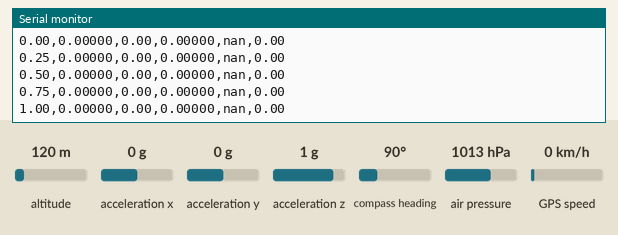
Recording of a sketch running on a simulated Arduino Uno, built with avr-gcc and run on an emulated ATmega328P. Shown: the last lines printed to the serial monitor. Wiring (inferred from the names in the program): MPU-6050 motion sensor at I2C address 0x68. The inputs (shaded band) are chosen by the test bench; at power-on: acceleration z 1 g, altitude 120 m, air pressure 1013 hPa, acceleration x 0 g, acceleration y 0 g, compass heading 90°, GPS speed 0 km/h. The GPS gets a fix after 3 s at 37.7749, -122.4194 with 8 satellites.

Above: at 1.7 s.
1.8 s: acceleration z set to -1.4 g
At 3.73 s:
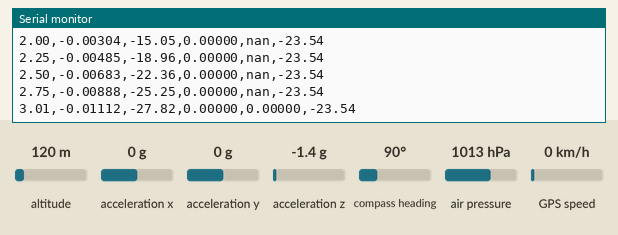
5.3 s: altitude set to 20 m
At 5.48 s:
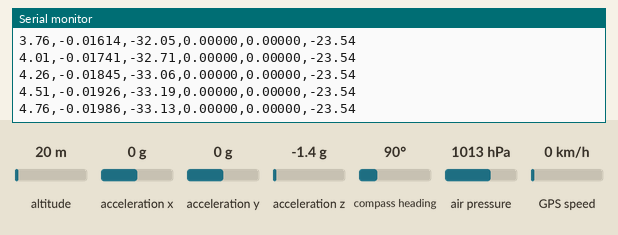
6.8 s: air pressure set to 952 hPa
At 6.98 s:
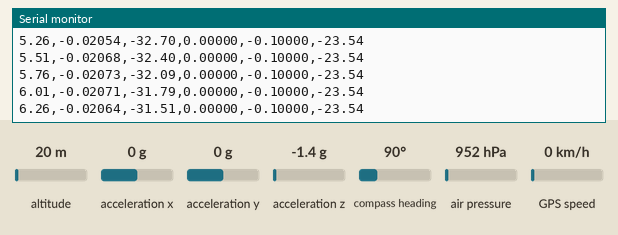
Timing chart, 0 to 9.8 s (numbered marks = the images above; inputs shaded):
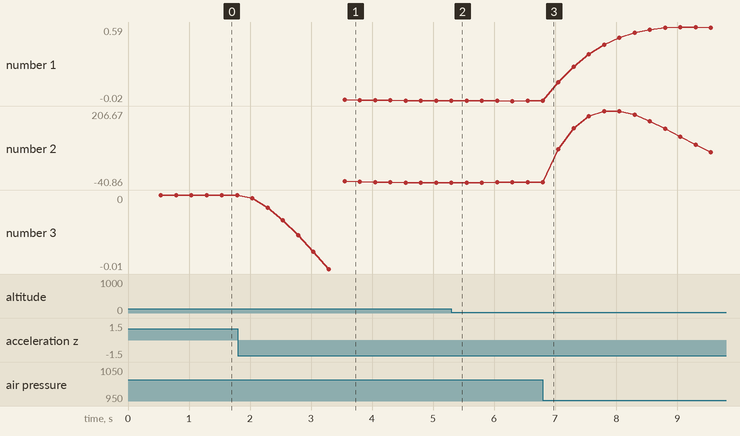

Measured:
- after the input at 1.8 s, the serial monitor: prints a new line after 0.24 s (image 1)
- plotted number 1: -0.02 → 0.5 after the input at 6.8 s
- plotted number 2: -31.79 → -34.51 after the input at 6.8 s
- plotted number 3: 0 → -0.01 after the input at 1.8 s

The sketch:

FiltroDeKalman.ino
```cpp
#include <Wire.h>
#include <SoftwareSerial.h>
#include <TinyGPSPlus.h>
#include <Adafruit_BMP280.h>
#include <math.h>

// =====================================================
// SENSORES
// =====================================================

Adafruit_BMP280 bmp;
TinyGPSPlus gps;

// GPS: RX Arduino = pino 4; TX Arduino = pino 3
SoftwareSerial gpsSerial(4, 3);

#define MPU_ADDR 0x68

// =====================================================
// CONFIGURACAO
// =====================================================

const unsigned long INTERVALO_MS = 250;
const float G = 9.80665f;

// MPU6050 na escala padrao de +/- 2 g
const float LSB_POR_G = 16384.0f;

// Variancias iniciais do filtro (m^2 e (m/s)^2).
// Sao valores iniciais de ajuste, nao calibracoes universais.
const float R_BMP = 4.0f;
const float R_GPS = 25.0f;

// Pressao medida no local de lancamento
float pressaoInicialPa = 0.0f;

// Altitude GPS de referencia no lancamento
float altitudeGPSInicial = 0.0f;
bool referenciaGPSValida = false;

// =====================================================
// ESTADO DO FILTRO DE KALMAN
// x[0] = altitude relativa (m)
// x[1] = velocidade vertical (m/s)
// =====================================================

float altitudeKalman = 0.0f;
float velocidadeKalman = 0.0f;

// Matriz de covariancia P
float P00 = 25.0f;
float P01 = 0.0f;
float P10 = 0.0f;
float P11 = 100.0f;

// =====================================================
// LEITURA DO MPU6050
// =====================================================

bool lerAceleracaoVertical(float &aceleracao) {
  Wire.beginTransmission(MPU_ADDR);
  Wire.write(0x3B);
  if (Wire.endTransmission(false) != 0) {
    return false;
  }

  if (Wire.requestFrom(MPU_ADDR, 6, true) != 6) {
    return false;
  }

  int16_t ax = (int16_t)((Wire.read() << 8) | Wire.read());
  int16_t ay = (int16_t)((Wire.read() << 8) | Wire.read());
  int16_t az = (int16_t)((Wire.read() << 8) | Wire.read());

  // Este exemplo pressupoe que Z aponta para cima.
  // Parado, o eixo Z deve medir aproximadamente +1 g.
  // Subtraimos a gravidade para estimar a aceleracao
  // vertical sem a contribuicao da gravidade.
  float az_ms2 = ((float)az / LSB_POR_G) * G;

  aceleracao = az_ms2 - G;

  return true;
}

// =====================================================
// PREDICAO DO FILTRO
// Modelo: movimento vertical com aceleracao medida
// =====================================================

void preverKalman(float a, float dt) {
  // Predicao do estado
  altitudeKalman += velocidadeKalman * dt
                  + 0.5f * a * dt * dt;

  velocidadeKalman += a * dt;

  // Predicao da covariancia: P = F * P * F' + Q
  float n00 = P00 + dt * (P01 + P10)
            + dt * dt * P11;
  float n01 = P01 + dt * P11;
  float n10 = P10 + dt * P11;
  float n11 = P11;

  // Ruido de processo: ajuste inicial.
  // A calibracao real depende do sensor e do foguete.
  const float q = 4.0f;

  n00 += 0.25f * dt * dt * dt * dt * q;
  n01 += 0.5f * dt * dt * dt * q;
  n10 += 0.5f * dt * dt * dt * q;
  n11 += dt * dt * q;

  P00 = n00;
  P01 = n01;
  P10 = n10;
  P11 = n11;
}

// =====================================================
// ATUALIZACAO DO KALMAN COM UMA ALTITUDE MEDIDA
// z = altitude relativa em metros
// R = variancia da medicao em m^2
// =====================================================

void atualizarKalmanAltitude(float z, float R) {
  float S = P00 + R;

  if (S <= 0.0f) {
    return;
  }

  // Ganho de Kalman
  float K0 = P00 / S;
  float K1 = P10 / S;

  // Residuo entre a medicao e a estimativa
  float erro = z - altitudeKalman;

  // Corrige altitude e velocidade
  altitudeKalman += K0 * erro;
  velocidadeKalman += K1 * erro;

  // Atualiza covariancia
  float antigoP00 = P00;
  float antigoP01 = P01;
  float antigoP10 = P10;
  float antigoP11 = P11;

  P00 = (1.0f - K0) * antigoP00;
  P01 = (1.0f - K0) * antigoP01;
  P10 = antigoP10 - K1 * antigoP00;
  P11 = antigoP11 - K1 * antigoP01;

  // Mantem a matriz aproximadamente simetrica
  float cruzado = 0.5f * (P01 + P10);
  P01 = cruzado;
  P10 = cruzado;
}

// =====================================================
// INICIALIZACAO
// =====================================================

void setup() {
  Serial.begin(115200);
  gpsSerial.begin(9600);
  Wire.begin();

  Serial.println(F("Inicializando sensores..."));

  // BMP280
  if (!bmp.begin(0x76) && !bmp.begin(0x77)) {
    Serial.println(F("ERRO: BMP280 nao encontrado."));
    while (true) {
      delay(1000);
    }
  }

  // Configuracao do BMP280
  bmp.setSampling(
    Adafruit_BMP280::MODE_NORMAL,
    Adafruit_BMP280::SAMPLING_X2,
    Adafruit_BMP280::SAMPLING_X16,
    Adafruit_BMP280::FILTER_X16,
    Adafruit_BMP280::STANDBY_MS_125
  );

  // Acorda MPU6050
  Wire.beginTransmission(MPU_ADDR);
  Wire.write(0x6B);
  Wire.write(0x00);
  if (Wire.endTransmission() != 0) {
    Serial.println(F("ERRO: MPU6050 nao encontrado."));
    while (true) {
      delay(1000);
    }
  }

  // Mede a pressao inicial como referencia local.
  // Ligue o sistema parado no local de lancamento.
  delay(500);
  pressaoInicialPa = bmp.readPressure();

  if (!isfinite(pressaoInicialPa) || pressaoInicialPa <= 0) {
    Serial.println(F("ERRO: leitura do BMP280 invalida."));
    while (true) {
      delay(1000);
    }
  }

  Serial.println(F("Sensores iniciados."));
  Serial.println(F("Aguardando referencia de altitude do GPS."));
  Serial.println(F("Mantenha o sistema parado no lancamento."));
  Serial.println();

  Serial.println(
    F("tempo_s,altitude_km,velocidade_vertical_m_s,"
      "alt_bmp_km,alt_gps_km,aceleracao_m_s2")
  );
}

// =====================================================
// LOOP PRINCIPAL
// =====================================================

unsigned long ultimoTempo = 0;
unsigned long inicioTempo = 0;

void loop() {
  // Processa continuamente os dados recebidos do GPS.
  while (gpsSerial.available()) {
    gps.encode(gpsSerial.read());
  }

  unsigned long agora = millis();

  if (agora - ultimoTempo < INTERVALO_MS) {
    return;
  }

  float dt = (agora - ultimoTempo) / 1000.0f;
  ultimoTempo = agora;

  if (inicioTempo == 0) {
    inicioTempo = agora;
  }

  // -----------------------------------------------
  // 1. Aceleracao vertical do MPU6050
  // -----------------------------------------------

  float aceleracao = 0.0f;
  bool aceleracaoValida = lerAceleracaoVertical(aceleracao);

  // Se a leitura falhar, nao inventa uma aceleracao.
  // A predicao continua usando aceleracao zero.
  if (!aceleracaoValida) {
    aceleracao = 0.0f;
  }

  // -----------------------------------------------
  // 2. Predicao de altitude e velocidade
  // -----------------------------------------------

  preverKalman(aceleracao, dt);

  // -----------------------------------------------
  // 3. Altitude barometrica relativa
  // -----------------------------------------------

  float pressaoAtualPa = bmp.readPressure();
  float altitudeBMP = NAN;

  if (isfinite(pressaoAtualPa) && pressaoAtualPa > 0.0f) {
    // A funcao recebe a pressao de referencia em hPa.
    altitudeBMP = bmp.readAltitude(pressaoInicialPa / 100.0f);

    if (isfinite(altitudeBMP)) {
      atualizarKalmanAltitude(altitudeBMP, R_BMP);
    }
  }

  // -----------------------------------------------
  // 4. Altitude GPS relativa
  // -----------------------------------------------

  float altitudeGPS = NAN;

  if (gps.altitude.isValid() &&
      gps.location.isValid() &&
      gps.satellites.isValid() &&
      gps.satellites.value() >= 4) {

    float altitudeAbsolutaGPS = gps.altitude.meters();

    // Define a referencia na primeira leitura valida.
    // Idealmente, isso ocorre antes do lancamento.
    if (!referenciaGPSValida) {
      altitudeGPSInicial = altitudeAbsolutaGPS;
      referenciaGPSValida = true;
    }

    altitudeGPS = altitudeAbsolutaGPS - altitudeGPSInicial;

    // GPS pode atualizar mais lentamente que 250 ms.
    // So usa a altitude quando chegou uma nova medicao.
    if (gps.altitude.isUpdated()) {
      atualizarKalmanAltitude(altitudeGPS, R_GPS);
    }
  }

  // -----------------------------------------------
  // 5. Saida
  // -----------------------------------------------

  float tempo = (agora - inicioTempo) / 1000.0f;

  Serial.print(tempo, 2);
  Serial.print(',');

  // Altitude em km
  Serial.print(altitudeKalman / 1000.0f, 5);
  Serial.print(',');

  // Velocidade vertical em m/s:
  // positiva = subindo; negativa = descendo
  Serial.print(velocidadeKalman, 2);
  Serial.print(',');

  if (isfinite(altitudeBMP)) {
    Serial.print(altitudeBMP / 1000.0f, 5);
  } else {
    Serial.print(F("nan"));
  }
  Serial.print(',');

  if (isfinite(altitudeGPS)) {
    Serial.print(altitudeGPS / 1000.0f, 5);
  } else {
    Serial.print(F("nan"));
  }
  Serial.print(',');

  Serial.println(aceleracao, 2);
}
```
